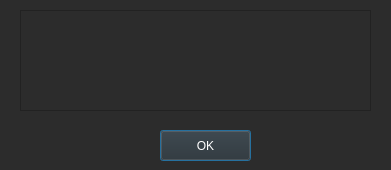
<?xml version="1.0" encoding="UTF-8"?>
<ui version="4.0">
 <class>Dialog</class>
 <widget class="QDialog" name="Dialog">
  <property name="geometry">
   <rect>
    <x>0</x>
    <y>0</y>
    <width>391</width>
    <height>170</height>
   </rect>
  </property>
  <property name="palette">
   <palette>
    <active>
     <colorrole role="WindowText">
      <brush brushstyle="SolidPattern">
       <color alpha="255">
        <red>255</red>
        <green>255</green>
        <blue>255</blue>
       </color>
      </brush>
     </colorrole>
     <colorrole role="Button">
      <brush brushstyle="SolidPattern">
       <color alpha="255">
        <red>44</red>
        <green>44</green>
        <blue>44</blue>
       </color>
      </brush>
     </colorrole>
     <colorrole role="Text">
      <brush brushstyle="SolidPattern">
       <color alpha="255">
        <red>255</red>
        <green>255</green>
        <blue>255</blue>
       </color>
      </brush>
     </colorrole>
     <colorrole role="ButtonText">
      <brush brushstyle="SolidPattern">
       <color alpha="255">
        <red>255</red>
        <green>255</green>
        <blue>255</blue>
       </color>
      </brush>
     </colorrole>
     <colorrole role="Base">
      <brush brushstyle="SolidPattern">
       <color alpha="255">
        <red>44</red>
        <green>44</green>
        <blue>44</blue>
       </color>
      </brush>
     </colorrole>
     <colorrole role="Window">
      <brush brushstyle="SolidPattern">
       <color alpha="255">
        <red>44</red>
        <green>44</green>
        <blue>44</blue>
       </color>
      </brush>
     </colorrole>
     <colorrole role="HighlightedText">
      <brush brushstyle="SolidPattern">
       <color alpha="255">
        <red>121</red>
        <green>173</green>
        <blue>173</blue>
       </color>
      </brush>
     </colorrole>
     <colorrole role="PlaceholderText">
      <brush brushstyle="SolidPattern">
       <color alpha="255">
        <red>255</red>
        <green>255</green>
        <blue>255</blue>
       </color>
      </brush>
     </colorrole>
    </active>
    <inactive>
     <colorrole role="WindowText">
      <brush brushstyle="SolidPattern">
       <color alpha="255">
        <red>255</red>
        <green>255</green>
        <blue>255</blue>
       </color>
      </brush>
     </colorrole>
     <colorrole role="Button">
      <brush brushstyle="SolidPattern">
       <color alpha="255">
        <red>44</red>
        <green>44</green>
        <blue>44</blue>
       </color>
      </brush>
     </colorrole>
     <colorrole role="Text">
      <brush brushstyle="SolidPattern">
       <color alpha="255">
        <red>255</red>
        <green>255</green>
        <blue>255</blue>
       </color>
      </brush>
     </colorrole>
     <colorrole role="ButtonText">
      <brush brushstyle="SolidPattern">
       <color alpha="255">
        <red>255</red>
        <green>255</green>
        <blue>255</blue>
       </color>
      </brush>
     </colorrole>
     <colorrole role="Base">
      <brush brushstyle="SolidPattern">
       <color alpha="255">
        <red>44</red>
        <green>44</green>
        <blue>44</blue>
       </color>
      </brush>
     </colorrole>
     <colorrole role="Window">
      <brush brushstyle="SolidPattern">
       <color alpha="255">
        <red>44</red>
        <green>44</green>
        <blue>44</blue>
       </color>
      </brush>
     </colorrole>
     <colorrole role="HighlightedText">
      <brush brushstyle="SolidPattern">
       <color alpha="255">
        <red>121</red>
        <green>173</green>
        <blue>173</blue>
       </color>
      </brush>
     </colorrole>
     <colorrole role="PlaceholderText">
      <brush brushstyle="SolidPattern">
       <color alpha="255">
        <red>255</red>
        <green>255</green>
        <blue>255</blue>
       </color>
      </brush>
     </colorrole>
    </inactive>
    <disabled>
     <colorrole role="WindowText">
      <brush brushstyle="SolidPattern">
       <color alpha="255">
        <red>255</red>
        <green>255</green>
        <blue>255</blue>
       </color>
      </brush>
     </colorrole>
     <colorrole role="Button">
      <brush brushstyle="SolidPattern">
       <color alpha="255">
        <red>44</red>
        <green>44</green>
        <blue>44</blue>
       </color>
      </brush>
     </colorrole>
     <colorrole role="Text">
      <brush brushstyle="SolidPattern">
       <color alpha="255">
        <red>255</red>
        <green>255</green>
        <blue>255</blue>
       </color>
      </brush>
     </colorrole>
     <colorrole role="ButtonText">
      <brush brushstyle="SolidPattern">
       <color alpha="255">
        <red>255</red>
        <green>255</green>
        <blue>255</blue>
       </color>
      </brush>
     </colorrole>
     <colorrole role="Base">
      <brush brushstyle="SolidPattern">
       <color alpha="255">
        <red>44</red>
        <green>44</green>
        <blue>44</blue>
       </color>
      </brush>
     </colorrole>
     <colorrole role="Window">
      <brush brushstyle="SolidPattern">
       <color alpha="255">
        <red>44</red>
        <green>44</green>
        <blue>44</blue>
       </color>
      </brush>
     </colorrole>
     <colorrole role="HighlightedText">
      <brush brushstyle="SolidPattern">
       <color alpha="255">
        <red>121</red>
        <green>173</green>
        <blue>173</blue>
       </color>
      </brush>
     </colorrole>
     <colorrole role="PlaceholderText">
      <brush brushstyle="SolidPattern">
       <color alpha="255">
        <red>255</red>
        <green>255</green>
        <blue>255</blue>
       </color>
      </brush>
     </colorrole>
    </disabled>
   </palette>
  </property>
  <property name="windowTitle">
   <string>Dialog</string>
  </property>
  <property name="styleSheet">
   <string notr="true">background-color: rgb(44, 44, 44);
color: rgb(255, 255, 255);
selection-color: rgb(121, 173, 173);</string>
  </property>
  <widget class="QPlainTextEdit" name="plainTextEdit">
   <property name="geometry">
    <rect>
     <x>20</x>
     <y>10</y>
     <width>351</width>
     <height>101</height>
    </rect>
   </property>
  </widget>
  <widget class="QPushButton" name="pushButton">
   <property name="geometry">
    <rect>
     <x>160</x>
     <y>130</y>
     <width>91</width>
     <height>31</height>
    </rect>
   </property>
   <property name="text">
    <string>OK</string>
   </property>
  </widget>
 </widget>
 <resources/>
 <connections/>
</ui>
